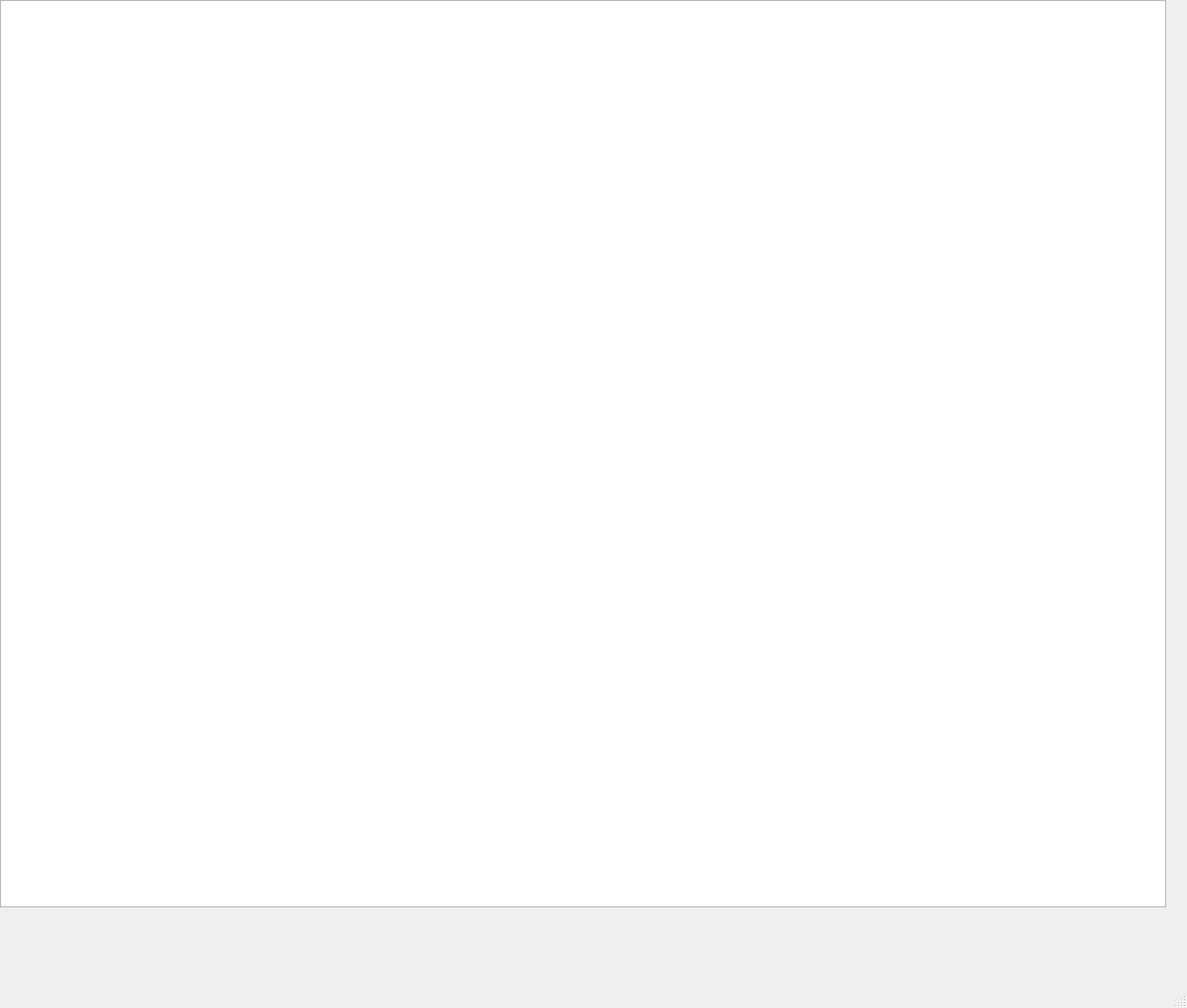
<?xml version="1.0" encoding="UTF-8"?>
<ui version="4.0">
 <class>MainWindow</class>
 <widget class="QMainWindow" name="MainWindow">
  <property name="geometry">
   <rect>
    <x>0</x>
    <y>0</y>
    <width>1192</width>
    <height>1012</height>
   </rect>
  </property>
  <property name="windowTitle">
   <string>MainWindow</string>
  </property>
  <widget class="QWidget" name="centralwidget">
   <widget class="QGraphicsView" name="view">
    <property name="geometry">
     <rect>
      <x>0</x>
      <y>0</y>
      <width>1171</width>
      <height>911</height>
     </rect>
    </property>
   </widget>
  </widget>
  <widget class="QMenuBar" name="menubar">
   <property name="geometry">
    <rect>
     <x>0</x>
     <y>0</y>
     <width>1192</width>
     <height>39</height>
    </rect>
   </property>
  </widget>
  <widget class="QStatusBar" name="statusbar"/>
 </widget>
 <resources/>
 <connections/>
</ui>
